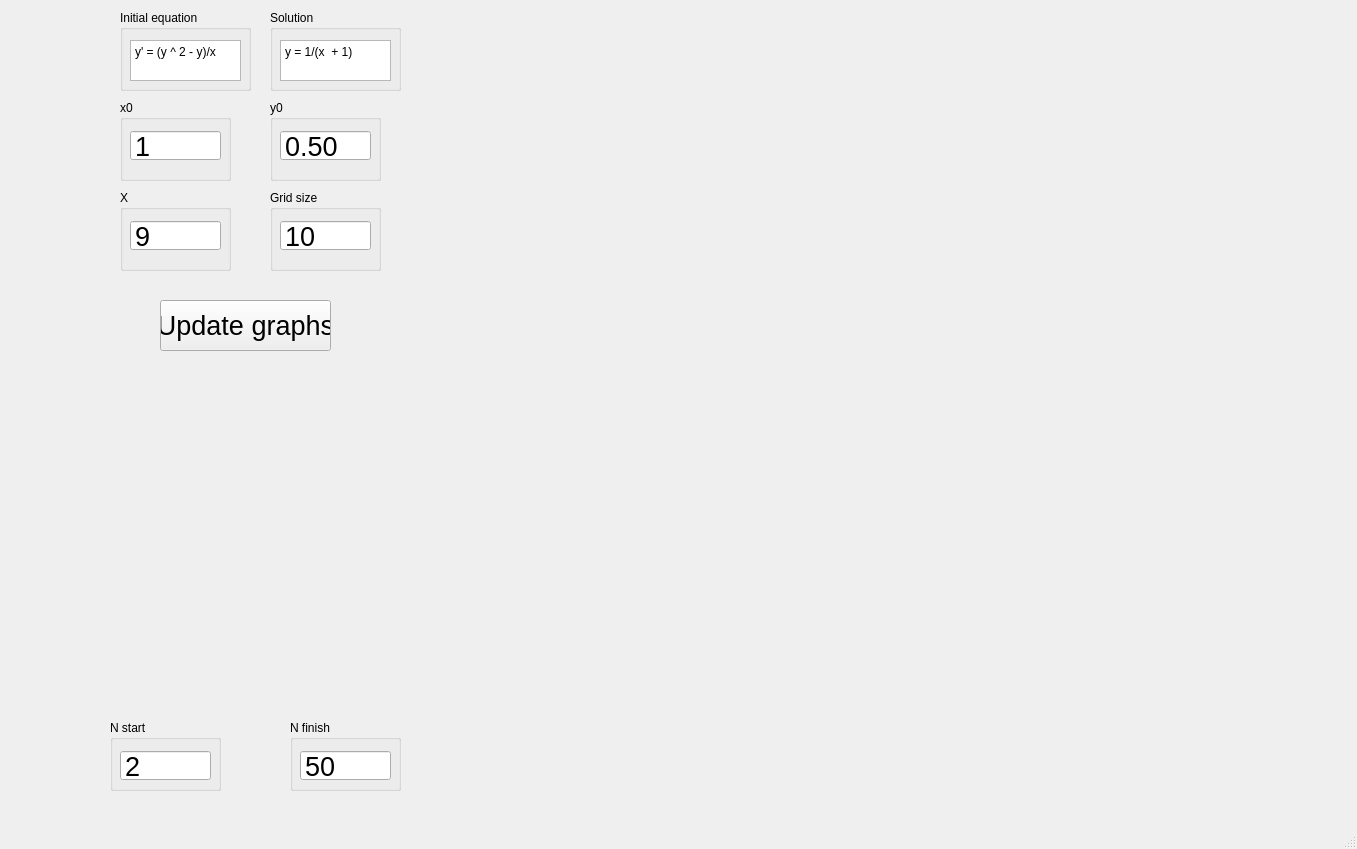
<?xml version="1.0" encoding="UTF-8"?>
<ui version="4.0">
 <class>MainWindow</class>
 <widget class="QMainWindow" name="MainWindow">
  <property name="geometry">
   <rect>
    <x>0</x>
    <y>0</y>
    <width>1357</width>
    <height>849</height>
   </rect>
  </property>
  <property name="windowTitle">
   <string>MainWindow</string>
  </property>
  <widget class="QWidget" name="centralwidget">
   <widget class="PlotWidget" name="ExactSolutions" native="true">
    <property name="geometry">
     <rect>
      <x>520</x>
      <y>10</y>
      <width>781</width>
      <height>361</height>
     </rect>
    </property>
   </widget>
   <widget class="QPushButton" name="update">
    <property name="geometry">
     <rect>
      <x>160</x>
      <y>300</y>
      <width>171</width>
      <height>51</height>
     </rect>
    </property>
    <property name="font">
     <font>
      <pointsize>20</pointsize>
     </font>
    </property>
    <property name="text">
     <string>Update graphs</string>
    </property>
   </widget>
   <widget class="PlotWidget" name="Errors" native="true">
    <property name="geometry">
     <rect>
      <x>520</x>
      <y>380</y>
      <width>781</width>
      <height>331</height>
     </rect>
    </property>
   </widget>
   <widget class="QGroupBox" name="groupBox">
    <property name="geometry">
     <rect>
      <x>270</x>
      <y>190</y>
      <width>111</width>
      <height>81</height>
     </rect>
    </property>
    <property name="font">
     <font>
      <weight>50</weight>
      <bold>false</bold>
      <underline>false</underline>
      <strikeout>false</strikeout>
     </font>
    </property>
    <property name="autoFillBackground">
     <bool>true</bool>
    </property>
    <property name="title">
     <string>Grid size</string>
    </property>
    <property name="flat">
     <bool>false</bool>
    </property>
    <property name="checkable">
     <bool>false</bool>
    </property>
    <widget class="QDoubleSpinBox" name="GridSize">
     <property name="geometry">
      <rect>
       <x>10</x>
       <y>30</y>
       <width>91</width>
       <height>31</height>
      </rect>
     </property>
     <property name="font">
      <font>
       <pointsize>20</pointsize>
      </font>
     </property>
     <property name="cursor">
      <cursorShape>IBeamCursor</cursorShape>
     </property>
     <property name="frame">
      <bool>true</bool>
     </property>
     <property name="buttonSymbols">
      <enum>QAbstractSpinBox::NoButtons</enum>
     </property>
     <property name="accelerated">
      <bool>false</bool>
     </property>
     <property name="decimals">
      <number>0</number>
     </property>
     <property name="minimum">
      <double>1.000000000000000</double>
     </property>
     <property name="maximum">
      <double>200.000000000000000</double>
     </property>
     <property name="value">
      <double>10.000000000000000</double>
     </property>
    </widget>
   </widget>
   <widget class="QGroupBox" name="groupBox_2">
    <property name="geometry">
     <rect>
      <x>120</x>
      <y>190</y>
      <width>111</width>
      <height>81</height>
     </rect>
    </property>
    <property name="font">
     <font>
      <weight>50</weight>
      <bold>false</bold>
      <underline>false</underline>
      <strikeout>false</strikeout>
     </font>
    </property>
    <property name="autoFillBackground">
     <bool>true</bool>
    </property>
    <property name="title">
     <string>X</string>
    </property>
    <property name="flat">
     <bool>false</bool>
    </property>
    <property name="checkable">
     <bool>false</bool>
    </property>
    <widget class="QDoubleSpinBox" name="X">
     <property name="geometry">
      <rect>
       <x>10</x>
       <y>30</y>
       <width>91</width>
       <height>31</height>
      </rect>
     </property>
     <property name="font">
      <font>
       <pointsize>20</pointsize>
      </font>
     </property>
     <property name="cursor">
      <cursorShape>IBeamCursor</cursorShape>
     </property>
     <property name="frame">
      <bool>true</bool>
     </property>
     <property name="buttonSymbols">
      <enum>QAbstractSpinBox::NoButtons</enum>
     </property>
     <property name="accelerated">
      <bool>false</bool>
     </property>
     <property name="decimals">
      <number>0</number>
     </property>
     <property name="minimum">
      <double>1.000000000000000</double>
     </property>
     <property name="maximum">
      <double>200.000000000000000</double>
     </property>
     <property name="value">
      <double>9.000000000000000</double>
     </property>
    </widget>
   </widget>
   <widget class="QGroupBox" name="groupBox_3">
    <property name="geometry">
     <rect>
      <x>270</x>
      <y>100</y>
      <width>111</width>
      <height>81</height>
     </rect>
    </property>
    <property name="font">
     <font>
      <weight>50</weight>
      <bold>false</bold>
      <underline>false</underline>
      <strikeout>false</strikeout>
     </font>
    </property>
    <property name="autoFillBackground">
     <bool>true</bool>
    </property>
    <property name="title">
     <string>y0</string>
    </property>
    <property name="flat">
     <bool>false</bool>
    </property>
    <property name="checkable">
     <bool>false</bool>
    </property>
    <widget class="QDoubleSpinBox" name="y0">
     <property name="geometry">
      <rect>
       <x>10</x>
       <y>30</y>
       <width>91</width>
       <height>31</height>
      </rect>
     </property>
     <property name="font">
      <font>
       <pointsize>20</pointsize>
      </font>
     </property>
     <property name="cursor">
      <cursorShape>IBeamCursor</cursorShape>
     </property>
     <property name="frame">
      <bool>true</bool>
     </property>
     <property name="buttonSymbols">
      <enum>QAbstractSpinBox::NoButtons</enum>
     </property>
     <property name="accelerated">
      <bool>false</bool>
     </property>
     <property name="decimals">
      <number>2</number>
     </property>
     <property name="minimum">
      <double>0.010000000000000</double>
     </property>
     <property name="maximum">
      <double>200.000000000000000</double>
     </property>
     <property name="value">
      <double>0.500000000000000</double>
     </property>
    </widget>
   </widget>
   <widget class="QGroupBox" name="groupBox_4">
    <property name="geometry">
     <rect>
      <x>120</x>
      <y>100</y>
      <width>111</width>
      <height>81</height>
     </rect>
    </property>
    <property name="font">
     <font>
      <weight>50</weight>
      <bold>false</bold>
      <underline>false</underline>
      <strikeout>false</strikeout>
     </font>
    </property>
    <property name="autoFillBackground">
     <bool>true</bool>
    </property>
    <property name="title">
     <string>x0</string>
    </property>
    <property name="flat">
     <bool>false</bool>
    </property>
    <property name="checkable">
     <bool>false</bool>
    </property>
    <widget class="QDoubleSpinBox" name="x0">
     <property name="geometry">
      <rect>
       <x>10</x>
       <y>30</y>
       <width>91</width>
       <height>31</height>
      </rect>
     </property>
     <property name="font">
      <font>
       <pointsize>20</pointsize>
      </font>
     </property>
     <property name="cursor">
      <cursorShape>IBeamCursor</cursorShape>
     </property>
     <property name="frame">
      <bool>true</bool>
     </property>
     <property name="buttonSymbols">
      <enum>QAbstractSpinBox::NoButtons</enum>
     </property>
     <property name="accelerated">
      <bool>false</bool>
     </property>
     <property name="decimals">
      <number>0</number>
     </property>
     <property name="minimum">
      <double>1.000000000000000</double>
     </property>
     <property name="maximum">
      <double>200.000000000000000</double>
     </property>
     <property name="value">
      <double>1.000000000000000</double>
     </property>
    </widget>
   </widget>
   <widget class="QGroupBox" name="groupBox_6">
    <property name="geometry">
     <rect>
      <x>120</x>
      <y>10</y>
      <width>131</width>
      <height>81</height>
     </rect>
    </property>
    <property name="font">
     <font>
      <weight>50</weight>
      <bold>false</bold>
      <underline>false</underline>
      <strikeout>false</strikeout>
     </font>
    </property>
    <property name="autoFillBackground">
     <bool>true</bool>
    </property>
    <property name="title">
     <string>Initial equation</string>
    </property>
    <property name="flat">
     <bool>false</bool>
    </property>
    <property name="checkable">
     <bool>false</bool>
    </property>
    <widget class="QPlainTextEdit" name="plainTextEdit">
     <property name="geometry">
      <rect>
       <x>10</x>
       <y>30</y>
       <width>111</width>
       <height>41</height>
      </rect>
     </property>
     <property name="readOnly">
      <bool>true</bool>
     </property>
     <property name="plainText">
      <string>y' = (y ^ 2 - y)/x</string>
     </property>
    </widget>
   </widget>
   <widget class="QGroupBox" name="groupBox_7">
    <property name="geometry">
     <rect>
      <x>270</x>
      <y>10</y>
      <width>131</width>
      <height>81</height>
     </rect>
    </property>
    <property name="font">
     <font>
      <weight>50</weight>
      <bold>false</bold>
      <underline>false</underline>
      <strikeout>false</strikeout>
     </font>
    </property>
    <property name="autoFillBackground">
     <bool>true</bool>
    </property>
    <property name="title">
     <string>Solution</string>
    </property>
    <property name="flat">
     <bool>false</bool>
    </property>
    <property name="checkable">
     <bool>false</bool>
    </property>
    <widget class="QPlainTextEdit" name="plainTextEdit_2">
     <property name="geometry">
      <rect>
       <x>10</x>
       <y>30</y>
       <width>111</width>
       <height>41</height>
      </rect>
     </property>
     <property name="readOnly">
      <bool>true</bool>
     </property>
     <property name="plainText">
      <string>y = 1/(x  + 1)</string>
     </property>
    </widget>
   </widget>
   <widget class="PlotWidget" name="GlobalErrors" native="true">
    <property name="geometry">
     <rect>
      <x>30</x>
      <y>380</y>
      <width>471</width>
      <height>331</height>
     </rect>
    </property>
   </widget>
   <widget class="QGroupBox" name="groupBox_5">
    <property name="geometry">
     <rect>
      <x>110</x>
      <y>720</y>
      <width>111</width>
      <height>71</height>
     </rect>
    </property>
    <property name="font">
     <font>
      <weight>50</weight>
      <bold>false</bold>
      <underline>false</underline>
      <strikeout>false</strikeout>
     </font>
    </property>
    <property name="autoFillBackground">
     <bool>true</bool>
    </property>
    <property name="title">
     <string>N start</string>
    </property>
    <property name="flat">
     <bool>false</bool>
    </property>
    <property name="checkable">
     <bool>false</bool>
    </property>
    <widget class="QDoubleSpinBox" name="NStart">
     <property name="geometry">
      <rect>
       <x>10</x>
       <y>30</y>
       <width>91</width>
       <height>31</height>
      </rect>
     </property>
     <property name="font">
      <font>
       <pointsize>20</pointsize>
      </font>
     </property>
     <property name="cursor">
      <cursorShape>IBeamCursor</cursorShape>
     </property>
     <property name="frame">
      <bool>true</bool>
     </property>
     <property name="buttonSymbols">
      <enum>QAbstractSpinBox::NoButtons</enum>
     </property>
     <property name="accelerated">
      <bool>false</bool>
     </property>
     <property name="decimals">
      <number>0</number>
     </property>
     <property name="minimum">
      <double>2.000000000000000</double>
     </property>
     <property name="maximum">
      <double>200.000000000000000</double>
     </property>
     <property name="value">
      <double>2.000000000000000</double>
     </property>
    </widget>
   </widget>
   <widget class="QGroupBox" name="groupBox_8">
    <property name="geometry">
     <rect>
      <x>290</x>
      <y>720</y>
      <width>111</width>
      <height>71</height>
     </rect>
    </property>
    <property name="font">
     <font>
      <weight>50</weight>
      <bold>false</bold>
      <underline>false</underline>
      <strikeout>false</strikeout>
     </font>
    </property>
    <property name="autoFillBackground">
     <bool>true</bool>
    </property>
    <property name="title">
     <string>N finish</string>
    </property>
    <property name="flat">
     <bool>false</bool>
    </property>
    <property name="checkable">
     <bool>false</bool>
    </property>
    <widget class="QDoubleSpinBox" name="NFinish">
     <property name="geometry">
      <rect>
       <x>10</x>
       <y>30</y>
       <width>91</width>
       <height>31</height>
      </rect>
     </property>
     <property name="font">
      <font>
       <pointsize>20</pointsize>
      </font>
     </property>
     <property name="cursor">
      <cursorShape>IBeamCursor</cursorShape>
     </property>
     <property name="frame">
      <bool>true</bool>
     </property>
     <property name="buttonSymbols">
      <enum>QAbstractSpinBox::NoButtons</enum>
     </property>
     <property name="accelerated">
      <bool>false</bool>
     </property>
     <property name="decimals">
      <number>0</number>
     </property>
     <property name="minimum">
      <double>1.000000000000000</double>
     </property>
     <property name="maximum">
      <double>200.000000000000000</double>
     </property>
     <property name="value">
      <double>50.000000000000000</double>
     </property>
    </widget>
   </widget>
  </widget>
  <widget class="QMenuBar" name="menubar">
   <property name="geometry">
    <rect>
     <x>0</x>
     <y>0</y>
     <width>1357</width>
     <height>22</height>
    </rect>
   </property>
  </widget>
  <widget class="QStatusBar" name="statusbar"/>
 </widget>
 <customwidgets>
  <customwidget>
   <class>PlotWidget</class>
   <extends>QWidget</extends>
   <header>pyqtgraph</header>
   <container>1</container>
  </customwidget>
 </customwidgets>
 <resources/>
 <connections/>
</ui>
